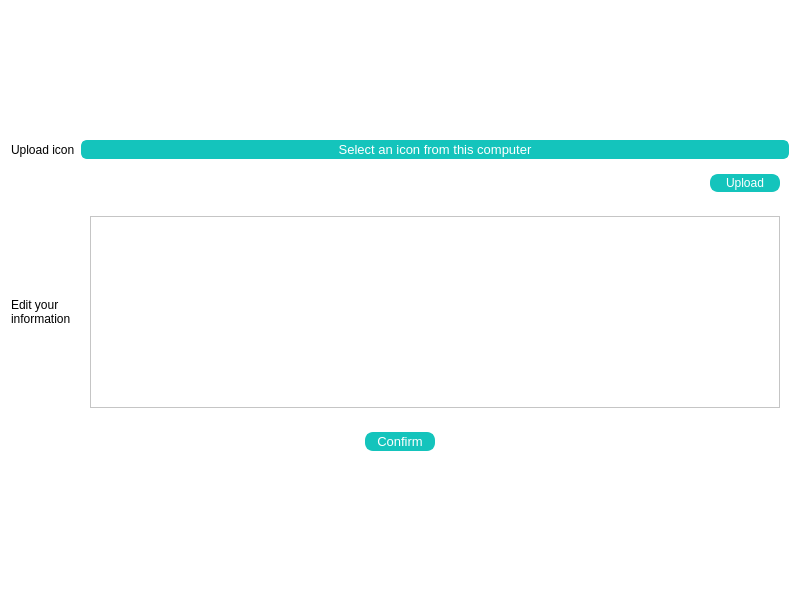
<?xml version="1.0" encoding="UTF-8"?>
<ui version="4.0">
 <class>usrSetting</class>
 <widget class="QWidget" name="usrSetting">
  <property name="geometry">
   <rect>
    <x>0</x>
    <y>0</y>
    <width>800</width>
    <height>600</height>
   </rect>
  </property>
  <property name="minimumSize">
   <size>
    <width>800</width>
    <height>600</height>
   </size>
  </property>
  <property name="maximumSize">
   <size>
    <width>800</width>
    <height>600</height>
   </size>
  </property>
  <property name="windowTitle">
   <string>Form</string>
  </property>
  <property name="styleSheet">
   <string notr="true">background-color: rgb(255, 255, 255);</string>
  </property>
  <layout class="QGridLayout" name="gridLayout">
   <item row="1" column="1">
    <widget class="QPushButton" name="chooseIconBtn">
     <property name="font">
      <font>
       <pointsize>10</pointsize>
      </font>
     </property>
     <property name="styleSheet">
      <string notr="true">QPushButton#chooseIconBtn {
    border-radius: 6px;
    border:2px solid rgb(20,196,188);
background-color: rgb(20,196,188);
    color:  rgb(255, 255, 255);
}
 
QPushButton#chooseIconBtn:hover {
    border-radius: 6px;
    color: rgb(20,196,188);
    background-color: rgb(255,255,255);
  border:2px solid rgb(20,196,188);
    border-color: rgb(20,196,188);
}
 
QPushButton#chooseIconBtn:pressed {
    border: 0px;
    background-color: #ffffff;
    border-radius: 6px;
}
 
QPushButton#chooseIconBtn:disabled {
    border: 0px;
    border-radius: 6px;
    border: 1px solid #46bcff;
    opacity: 0.4;
}</string>
     </property>
     <property name="text">
      <string>Select an icon from this computer</string>
     </property>
    </widget>
   </item>
   <item row="0" column="1">
    <spacer name="verticalSpacer">
     <property name="orientation">
      <enum>Qt::Vertical</enum>
     </property>
     <property name="sizeHint" stdset="0">
      <size>
       <width>20</width>
       <height>40</height>
      </size>
     </property>
    </spacer>
   </item>
   <item row="4" column="0" colspan="2">
    <widget class="QWidget" name="widget" native="true">
     <layout class="QGridLayout" name="gridLayout_2">
      <item row="0" column="0">
       <widget class="QPushButton" name="confirmChangeInfoBtn">
        <property name="maximumSize">
         <size>
          <width>70</width>
          <height>16777215</height>
         </size>
        </property>
        <property name="font">
         <font>
          <pointsize>10</pointsize>
         </font>
        </property>
        <property name="styleSheet">
         <string notr="true">QPushButton#confirmChangeInfoBtn {
    border-radius: 8px;
    border:2px solid rgb(20,196,188);
background-color: rgb(20,196,188);
    color:  rgb(255, 255, 255);
}
 
QPushButton#confirmChangeInfoBtn:hover {
    border-radius: 8px;
    color: rgb(20,196,188);
    background-color: rgb(255,255,255);
  border:2px solid rgb(20,196,188);
    border-color: rgb(20,196,188);
}
 
QPushButton#confirmChangeInfoBtn:pressed {
    border: 0px;
    background-color: #ffffff;
    border-radius: 8px;
}
 
QPushButton#confirmChangeInfoBtn:disabled {
    border: 0px;
    border-radius: 8px;
    border: 1px solid #46bcff;
    opacity: 0.4;
}</string>
        </property>
        <property name="text">
         <string>Confirm</string>
        </property>
       </widget>
      </item>
     </layout>
    </widget>
   </item>
   <item row="5" column="0">
    <spacer name="verticalSpacer_4">
     <property name="orientation">
      <enum>Qt::Vertical</enum>
     </property>
     <property name="sizeHint" stdset="0">
      <size>
       <width>20</width>
       <height>40</height>
      </size>
     </property>
    </spacer>
   </item>
   <item row="3" column="1">
    <widget class="QWidget" name="widget_2" native="true">
     <property name="maximumSize">
      <size>
       <width>16777215</width>
       <height>300</height>
      </size>
     </property>
     <layout class="QGridLayout" name="gridLayout_3">
      <item row="0" column="0">
       <widget class="QTextEdit" name="informationTextEdit">
        <property name="styleSheet">
         <string notr="true">QTextEdit#informationTextEdit{
color: rgb(147, 147, 147);
                            	padding-left:6px;

    border: 1px solid rgb(20,196,188);
border-radius: 8px;
    background-color: #ffffff;
};</string>
        </property>
        <property name="overwriteMode">
         <bool>false</bool>
        </property>
        <property name="placeholderText">
         <string/>
        </property>
       </widget>
      </item>
     </layout>
    </widget>
   </item>
   <item row="2" column="1">
    <widget class="QWidget" name="widget_3" native="true">
     <layout class="QGridLayout" name="gridLayout_4">
      <item row="0" column="0">
       <widget class="QLabel" name="filenameLabel">
        <property name="text">
         <string/>
        </property>
       </widget>
      </item>
      <item row="0" column="1">
       <widget class="QPushButton" name="uploadIconBtn">
        <property name="maximumSize">
         <size>
          <width>70</width>
          <height>16777215</height>
         </size>
        </property>
        <property name="styleSheet">
         <string notr="true">QPushButton#uploadIconBtn {
    border-radius: 8px;
    border:2px solid rgb(20,196,188);
background-color: rgb(20,196,188);
    color:  rgb(255, 255, 255);
}
 
QPushButton#uploadIconBtn:hover {
    border-radius: 8px;
    color: rgb(20,196,188);
    background-color: rgb(255,255,255);
  border:2px solid rgb(20,196,188);
    border-color: rgb(20,196,188);
}
 
QPushButton#uploadIconBtn:pressed {
    border: 0px;
    background-color: #ffffff;
    border-radius: 8px;
}
 
QPushButton#uploadIconBtn:disabled {
    border: 0px;
    border-radius: 8px;
    border: 1px solid #46bcff;
    opacity: 0.4;
}</string>
        </property>
        <property name="text">
         <string>Upload</string>
        </property>
       </widget>
      </item>
     </layout>
    </widget>
   </item>
   <item row="3" column="0">
    <widget class="QLabel" name="label">
     <property name="styleSheet">
      <string notr="true">QLabel#label{
color: rgb(255, 255, 255);
                            	padding-left:6px;

    border: 1px solid rgb(20,196,188);
border-radius: 8px;
    background-color: rgb(20,196,188);
};</string>
     </property>
     <property name="text">
      <string>Edit your 
information</string>
     </property>
    </widget>
   </item>
   <item row="1" column="0">
    <widget class="QLabel" name="label_2">
     <property name="styleSheet">
      <string notr="true">QLabel#label_2{
color: rgb(255, 255, 255);
                            	padding-left:6px;

    border: 1px solid rgb(20,196,188);
border-radius: 8px;
    background-color: rgb(20,196,188);
};</string>
     </property>
     <property name="text">
      <string>Upload icon</string>
     </property>
    </widget>
   </item>
  </layout>
 </widget>
 <resources/>
 <connections/>
</ui>
